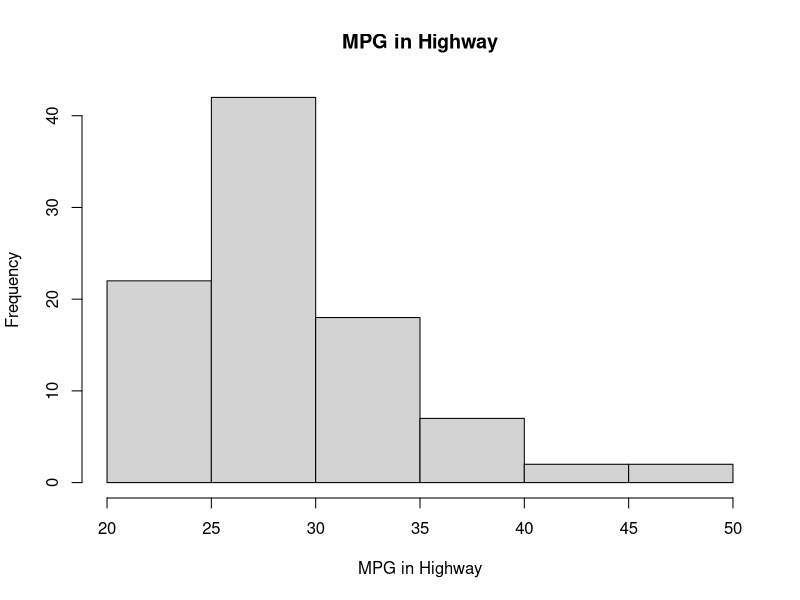
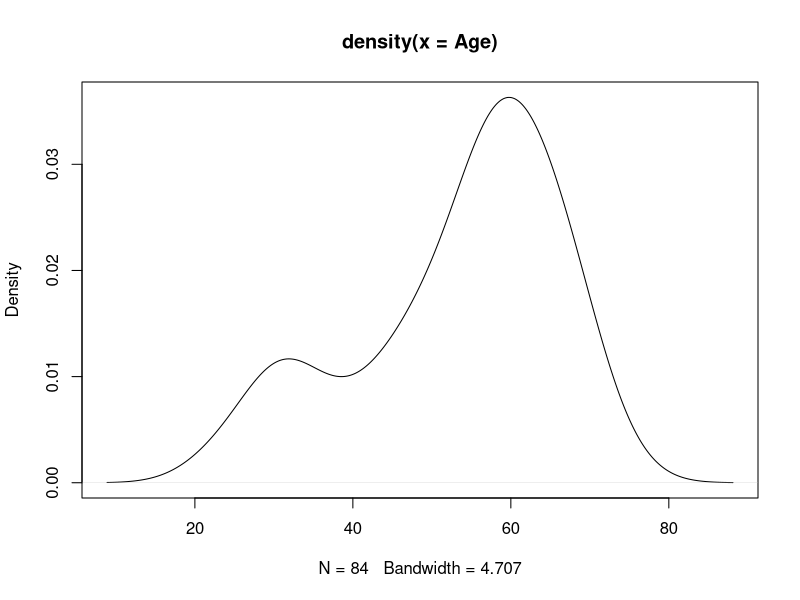
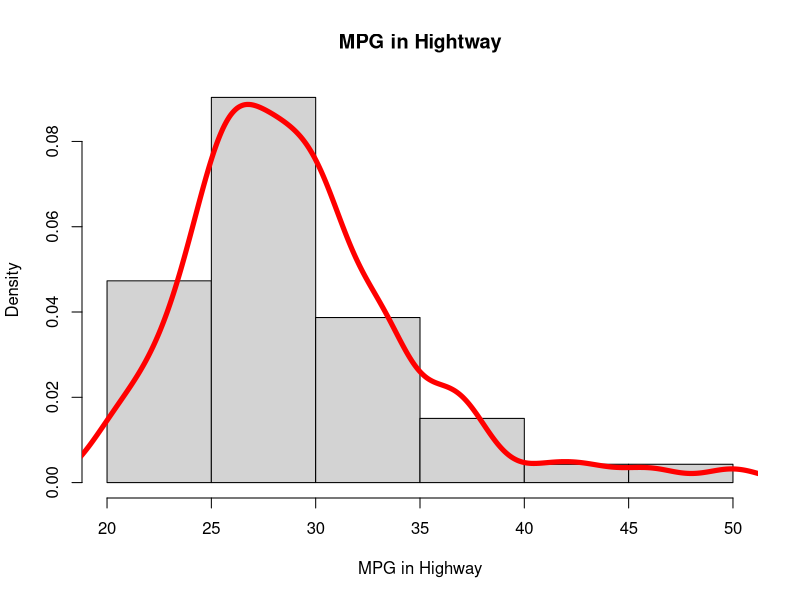
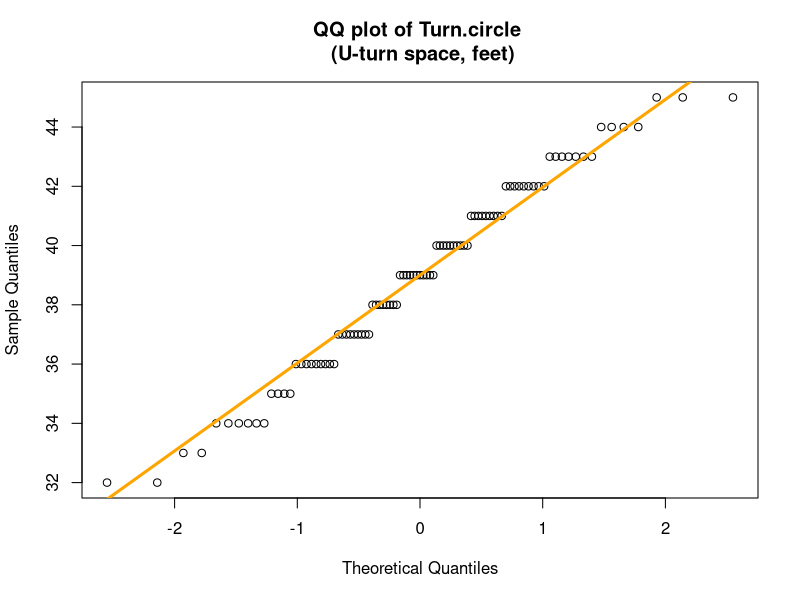

The R source for these figures, in order:
#단변수 연속형 자료(몸무게 등)

library(MASS)
#1993년 미국에서 판매되는 93종의 자동차에 대한 여러 정보를 포함
head(Cars93) 

#오른쪽으로 치우친 분포
#히스토그램
with(Cars93, hist(MPG.highway, xlab="MPG in Highway", main="MPG in Highway"))

#install.packages("vcd")
library(vcd)
summary(Arthritis)
head(Arthritis)

#density 함수 사용
#확률밀도 함수 그림
with(Arthritis, plot(density(Age)))

#확률밀도함수 값을 이전에 그렸던 히스토그램에 overlay그리기
#probability : 히스토그램의 각 막대의 높이가 데이터의 비율을 나타내도록 하는 옵션
with(Cars93, hist(MPG.highway, xlab="MPG in Highway", main ="MPG in Hightway", probability=T))
#lwd :선의 두께를 지정하는 매개변수
with(Cars93, lines(density(MPG.highway), col='red', lwd=5))


#Quantile-Quantile plot
#특정 분포를 따르는지 아닌지 qq그림을 통해서 살펴볼수 있음
#자료의 분포를 가정했을때 얻은 백분위수 값과 샘플 백분위수 값을 x-y축에 도시하여
#y=x 직선상에 자료가 위치하고 있으면 자료가 가정한 특정 분포를 따른다고 해석

#qqnorm : 정규 분포의 분위수-분위수 플롯을 생성하는 R의 함수입니다. 
#이 그래프는 표본 데이터의 분포가 정규 분포와 얼마나 유사한지를 시각적으로 평가하는 데 사용
#이론값과 실제값이 비슷하면 직선형이 나온다
with(Cars93, qqnorm(Turn.circle, main="QQ plot of Turn.circle \n (U-turn space, feet)"))
#qqline() 함수는 qqnorm() 함수와 함께 사용되어 정규분포의 분위수-분위수 플롯(Quantile-Quantile plot)에 대각선을 추가
with(Cars93, qqline(Turn.circle, col="orange", lwd=3))

